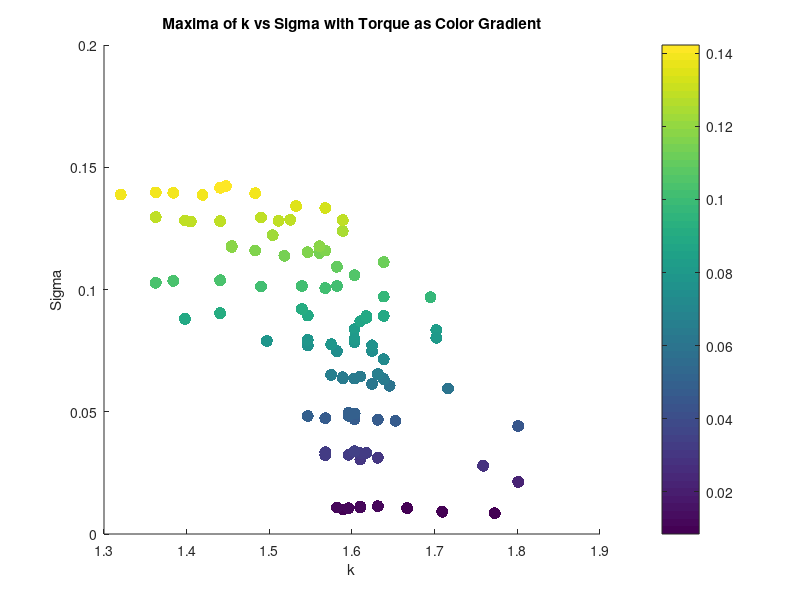

Reproduce this figure in MATLAB. (Note: this script raises an error after producing the figure.)
clear all;
close all;


%% Torque Analysis
load('maxima_data.mat');
% take every 11th point and move them all to the end of the vector

move_idx = 1:11:length(torque_values);

%add the indices to the end of the vector
torque_values= [torque_values, torque_values(move_idx)];
torque_values(move_idx) = []; % Remove every 11th point

maxima_k = [maxima_k, maxima_k(move_idx)];
maxima_k(move_idx) = []; % Remove every 11th point
maxima_sigma = [maxima_sigma, maxima_sigma(move_idx)];
maxima_sigma(move_idx) = []; % Remove every 11th point
maxima_corr = [maxima_corr, maxima_corr(move_idx)];
maxima_corr(move_idx) = []; % Remove every 11th point
% maxima_sigma = maxima_sigma.^2; % Square the sigma values for analysis
scatter(maxima_sigma,torque_values, 75, torque_values, 'filled');
xlabel('k');
ylabel('Sigma');
title('Maxima of k vs Sigma with Torque as Color Gradient');
%Lable the colorbar as Torque
cbar = colorbar;
cbar.Label.String = 'Torque';
cbar.Label.FontSize = 14;
cbar.FontSize = 14;
colormap(jet); % Use a colormap that is suitable for continuous data
caxis([min(torque_values) max(torque_values)]);

grid on;
% K means clustering of torque into 10 clusters, taking mean of each cluster k, sigma and corr too
% [cluster_idx, cluster_centers] = kmeans(torque_values', 10);
%instead of kmeans do every 10th point
% Create a vector of cluster indices


num_clusters = 10;
cluster_idx = zeros(size(torque_values));
for i = 1:num_clusters
    cluster_idx(i:num_clusters:end) = i; % Assign every 10th point to a cluster
end

% Take the mean of each cluster
torque_means = zeros(10, 1);
torque_stds = zeros(10, 1);
sigma_means = zeros(10, 1);
sigma_stds = zeros(10, 1);
k_means = zeros(10, 1);
corr_means = zeros(10, 1);
for i = 1:10
    torque_means(i) = mean(torque_values(cluster_idx == i));
    torque_stds(i) = std(torque_values(cluster_idx == i));
    sigma_means(i) = mean(maxima_sigma(cluster_idx == i));
    k_means(i) = mean(maxima_k(cluster_idx == i));
    corr_means(i) = mean(maxima_corr(cluster_idx == i));
    sigma_stds(i) = std(maxima_sigma(cluster_idx == i));
end
figure;
% Plot the means of torque 
plot(torque_values);

% Plot the clusters
figure;
scatter(sigma_means, torque_means, 75, 'filled');
xlabel('Sigma');
ylabel('Torque');
zlabel('Torque');
title('Clustered Maxima of k vs Sigma with Torque as Color Gradient');
grid on;

disp('Correlation between Torque and Sigma:');
disp(corr(torque_means, sigma_means'));
% % Ensure data is sorted for polyfit
% [sigma_sorted, sort_idx] = sort(maxima_sigma);
% torque_sorted = torque_values(sort_idx);
% % Display correlation between torque and sigma
% disp('Correlation between Torque and Sigma:');
% disp(corr(torque_sorted', sigma_sorted'));
% % Display correlation between torque and sigma^2
% disp('Correlation between Torque and Sigma^2:');
% disp(corr(torque_sorted', sigma_sorted'.^2));
% % Polyfit for sigma vs torque (order 1 and 2)
% p1_sigma = polyfit(sigma_sorted, torque_sorted, 1);
% % Calculate fitted values and normalized MSE for sigma vs torque
% fitted_torque_p1_sigma = polyval(p1_sigma, sigma_sorted);
% mse_p1_sigma = mean((torque_sorted - fitted_torque_p1_sigma).^2);
% nmse_p1_sigma = mse_p1_sigma / var(torque_sorted);
% % Display results for sigma vs torque
% disp('Sigma vs Torque:');
% disp(['Order 1 nMSE: ', num2str(nmse_p1_sigma)]);
% %display correlation between torque and sigma
% % Plot for sigma vs torque with polynomial fits (first instance)
% figure;
% scatter(sigma_sorted, torque_sorted, 50, 'filled','DisplayName', 'Data');
% hold on;
% plot(sigma_sorted, fitted_torque_p1_sigma, '-r', 'DisplayName', ...
%     ['Order 1 Fit: y = ', num2str(p1_sigma(1)), 'x + ', num2str(p1_sigma(2)), ...
%     ', nMSE = ', num2str(nmse_p1_sigma)]);
% xlabel('Sigma');
% ylabel('Torque');
% title('Sigma vs Torque with Polynomial Fits');
% grid on;

% %Plot means of sigma as bar plot with variance as error bars
% figure;
% [sorted_sigma_means,idx] = sort(sigma_means);
% sorted_sigma_stds = sigma_stds(idx);
% bar(sorted_sigma_means.^2, 'FaceColor', [0.2 0.6 0.8], 'EdgeColor', 'k', 'LineWidth', 1.5);
% % Set the x-ticks to the cluster indices
% hold on;
% errorbar(sorted_sigma_means.^2,sorted_sigma_stds, 'k.', 'LineWidth', 1.5);
% ylim([1.95 2.85]);

% xlabel('Torque Number');
% ylabel('Mean Sigma^2');

% %Same Bar plot with torque means
% figure;
% [sorted_torque_means,idx_torque] = sort(torque_means);
% bar(sorted_torque_means, 'FaceColor', [0.2 0.6 0.8], 'EdgeColor', 'k', 'LineWidth', 1.5);
% hold on;
% errorbar(sorted_torque_means, torque_stds(idx_torque), 'k.', 'LineWidth', 1.5);
% xlabel('Torque Number');
% ylabel('Mean Torque');
% title('Mean Torque for Each Cluster with Error Bars');



% % Ensure data is sorted for polyfit
% [sigma_sorted, sort_idx] = sort(sigma_means);
% torque_sorted = torque_means(sort_idx);
% %Display correlation between torque and sigma
% disp('Correlation between Torque and Sigma:');
% disp(corr(torque_sorted, sigma_sorted));
% %Display correlation between torque and sigma^2
% disp('Correlation between Torque and Sigma^2:');
% disp(corr(torque_sorted, sigma_sorted.^2));
% % Polyfit for sigma vs torque (order 1 and 2)
% p1_sigma = polyfit(sigma_sorted, torque_sorted, 1);
% p2_sigma = polyfit(sigma_sorted, torque_sorted, 2);
% % Calculate zitted values and normalized MSE for sigma vs torque
% fitted_torque_p1_sigma = polyval(p1_sigma, sigma_sorted);
% fitted_torque_p2_sigma = polyval(p2_sigma, sigma_sorted);
% mse_p1_sigma = mean((torque_sorted - fitted_torque_p1_sigma).^2);
% mse_p2_sigma = mean((torque_sorted - fitted_torque_p2_sigma).^2);
% nmse_p1_sigma = mse_p1_sigma / var(torque_sorted);
% nmse_p2_sigma = mse_p2_sigma / var(torque_sorted);
% % Display results for sigma vs torque
% disp('Sigma vs Torque:');
% disp(['Order 1 nMSE: ', num2str(nmse_p1_sigma)]);
% disp(['Order 2 nMSE: ', num2str(nmse_p2_sigma)]);
% % Plot for sigma vs torque with polynomial fits (second instance)
% figure;
% scatter(sigma_sorted, torque_sorted, 50, 'filled', 'DisplayName', 'Data');
% hold on;
% % plot(sigma_sorted, fitted_torque_p1_sigma, '-r', 'DisplayName', ...
% %     ['Order 1 Fit: y = ', num2str(p1_sigma(1)), 'x + ', num2str(p1_sigma(2)), ...
% %     ', nMSE = ', num2str(nmse_p1_sigma)]);
% % plot(sigma_sorted, fitted_torque_p2_sigma, '--g', 'DisplayName', ...
% %     ['Order 2 Fit: y = ', num2str(p2_sigma(1)), 'x^2 + ', num2str(p2_sigma(2)), ...
% %     'x + ', num2str(p2_sigma(3)), ', nMSE = ', num2str(nmse_p2_sigma)]);
% xlabel('Sigma');
% ylabel('Torque');
% title('Sigma vs Torque with Polynomial Fits');
% grid on;



% %% Diameter Analysis
% % Saved as diameter_value, k_values(max_k_idx), sigma_values(max_sigma_idx), max_val
% load('maxima_data_Diam.mat');
% figure;
% load('maxima_data.mat');
% scatter(maxima_matrix(:, 2), maxima_matrix(:, 3), 75, maxima_matrix(:, 1), 'filled');
% xlabel('k');
% ylabel('Sigma');
% title('Characteristic K and Sigma for all Diameters');
% %Lable the colorbar as Torque
% cbar = colorbar;
% cbar.Label.String = 'Diameter';
% cbar.Label.FontSize = 14;
% cbar.FontSize = 14;
% colormap(jet); % Use a colormap that is suitable for continuous data
% caxis([min(maxima_matrix(:,1)) max(maxima_matrix(:, 1))]);
% grid on;


% % K vs d
% % Ensure data is sorted for polyfit
% [k_sorted, sort_idx] = sort(maxima_matrix(:, 2));
% d_sorted = maxima_matrix(sort_idx, 1);
% % Display correlation between d and k
% disp('Correlation between Diameter and k:');
% disp(corr(d_sorted, k_sorted));

% %plot for k vs diam with polynomial fits
% figure;
% scatter(k_sorted, d_sorted, 50, 'filled', 'DisplayName', 'Data');
% grid on;
% hold on;
% p1_k = polyfit(k_sorted, d_sorted, 1);
% fitted_d_p1_k = polyval(p1_k, k_sorted);
% mse_p1_k = mean((d_sorted - fitted_d_p1_k).^2);
% nmse_p1_k = mse_p1_k / var(d_sorted);
% disp('Diameter vs k:');
% disp(['Order 1 nMSE: ', num2str(nmse_p1_k)]);
% % plot(k_sorted, fitted_d_p1_k, '-r', 'DisplayName', ...
% %     ['Order 1 Fit: y = ', num2str(p1_k(1)), 'x + ', num2str(p1_k(2)), ...
% %     ', nMSE = ', num2str(nmse_p1_k)]);
% xlabel('k');
% ylabel('Diameter');
% title('k vs Diameter with Polynomial Fits');


% % Compute mean and std of sigma for each unique diameter
% unique_diameters = unique(maxima_matrix(:, 1));
% sigma_means_diameter = zeros(size(unique_diameters));
% sigma_stds_diameter = zeros(size(unique_diameters));

% for i = 1:length(unique_diameters)
%     sigma_values_for_diameter = maxima_matrix(maxima_matrix(:, 1) == unique_diameters(i), 3);
%     sigma_means_diameter(i) = mean(sigma_values_for_diameter);
%     sigma_stds_diameter(i) = std(sigma_values_for_diameter);
%     torque_values_for_diameter = maxima_matrix(maxima_matrix(:, 1) == unique_diameters(i), 4);
%     mean_torque_for_diameter(i) = mean(torque_values_for_diameter);
%     std_torque_for_diameter(i) = std(torque_values_for_diameter);
%     k_values_for_diameter = maxima_matrix(maxima_matrix(:, 1) == unique_diameters(i), 2);
%     mean_k_for_diameter(i) = mean(k_values_for_diameter);
%     std_k_for_diameter(i) = std(k_values_for_diameter);
% end

% %Scatter of mean k vs mean diameter
% figure;
% scatter(mean_k_for_diameter, unique_diameters, 75, 'filled', 'DisplayName', 'Data');
% xlabel('Mean k');
% ylabel('Mean Diameter');
% title('Mean k vs Mean Diameter');
% grid on;
% hold on;


% % Bar plot of mean sigma with error bars for each diameter
% figure;
% bar(unique_diameters, sigma_means_diameter, 'FaceColor', [0.2 0.6 0.8], 'EdgeColor', 'k', 'LineWidth', 1.5);
% hold on;
% errorbar(unique_diameters, sigma_means_diameter, sigma_stds_diameter, 'k.', 'LineWidth', 1.5);
% xlabel('Diameter');
% ylabel('Mean Sigma');
% title('Mean Sigma for Each Diameter with Error Bars');
% grid on;

% figure;
% % Bar plot of mean torque with error bars for each diameter
% bar(unique_diameters, mean_torque_for_diameter, 'FaceColor', [0.2 0.6 0.8], 'EdgeColor', 'k', 'LineWidth', 1.5);
% hold on;
% errorbar(unique_diameters, mean_torque_for_diameter, std_torque_for_diameter, 'k.', 'LineWidth', 1.5);
% xlabel('Diameter'); 
% ylabel('Mean Torque');
% title('Mean Torque for Each Diameter with Error Bars');
% grid on;